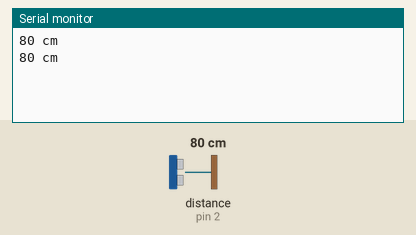
Bench run of a sketch on a simulated Arduino Uno, built with avr-gcc and run on an emulated ATmega328P. On the bench: the last lines printed to the serial monitor. Wiring (inferred from the names in the program): ultrasonic range finder: trigger pin 3; echo pin 2. The test bench sets the inputs (shaded band); at power-on: distance to the obstacle (sensor on pin 2) 80 cm. The echo pulse lasts 58.3 µs per cm.

Above: at 1.8 s.
1.9 s: distance to the obstacle (sensor on pin 2) set to 2 cm
At 2.8 s:
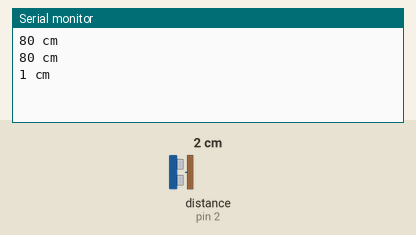
3.4 s: distance to the obstacle (sensor on pin 2) set to 4 cm
At 4.5 s:
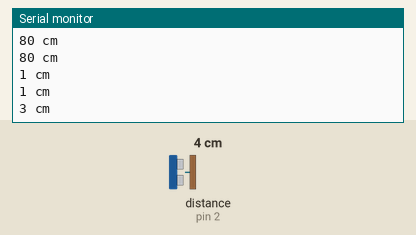
Timing chart, 0 to 6.4 s (numbered marks = the images above; inputs shaded):
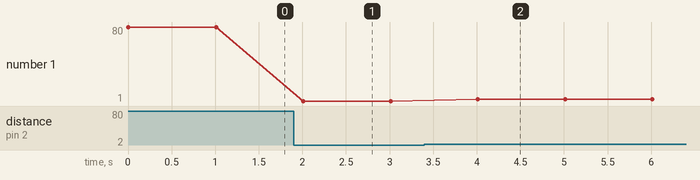

Measured:
- after the input at 1.9 s, the serial monitor: prints a new line after 0.11 s (image 1)
- after the input at 3.4 s, the serial monitor: prints a new line after 0.61 s (image 2)
- plotted number 1: 80 → 1 after the input at 1.9 s, 1 → 3 after the input at 3.4 s

The sketch:

microwave_senser.ino
```cpp
#include <Wire.h>
//초음파 센서 참고자료 : http://dokkodai.tistory.com/104

int trigPin = 3;
int echoPin = 2;

void setup()
{
	Serial.begin(9600);
	pinMode(trigPin, OUTPUT); // 센서 Trig 핀
	pinMode(echoPin, INPUT);  // 센서 Echo 핀
}

void loop()
{
	digitalWrite(trigPin, HIGH);  // 센서에 Trig 신호 입력
	delayMicroseconds(10);  // 10us 정도 유지
	digitalWrite(trigPin, LOW);   // Trig 신호 off

	long duration = pulseIn(echoPin, HIGH);    // Echo pin: HIGH->Low 간격을 측정
	long distance = duration / 29 / 2;  // 거리(cm)로 변환

	//초음파센서가 2000cm 이상 거리를 측정할 경우 오류로 판단
	if(distance >= 2000)
	{
		distance = 0;
	}

	//시리얼 모니터에 초음파 센서로 측정한 거리를 cm 단위로 표시
	Serial.print(distance);
	Serial.println(" cm");
	delay(1000);
}
```
